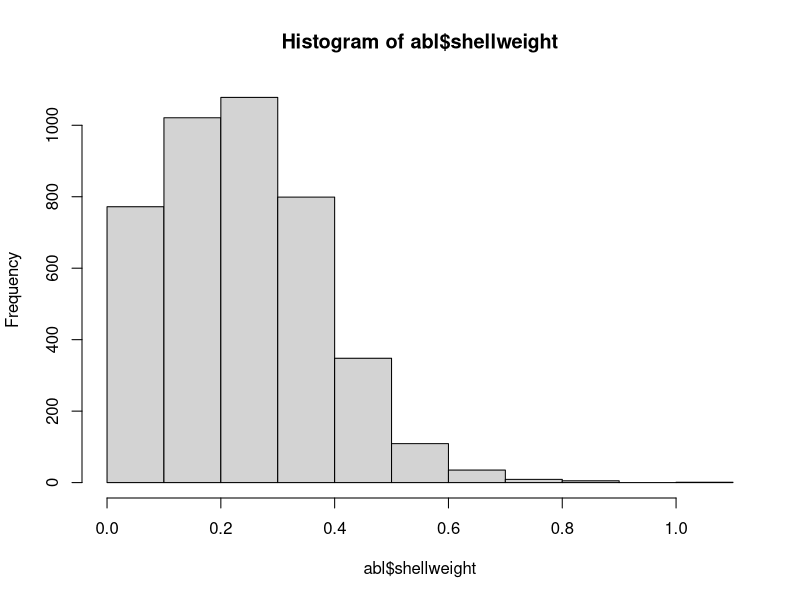
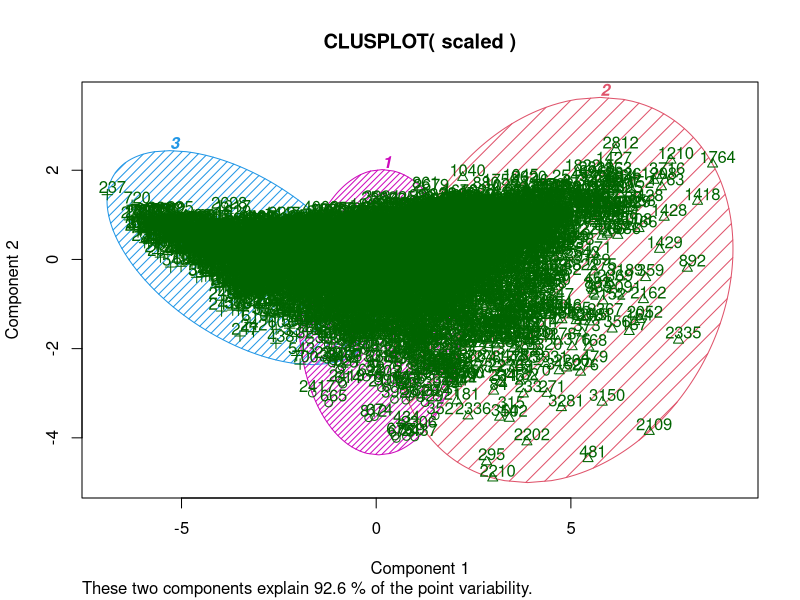
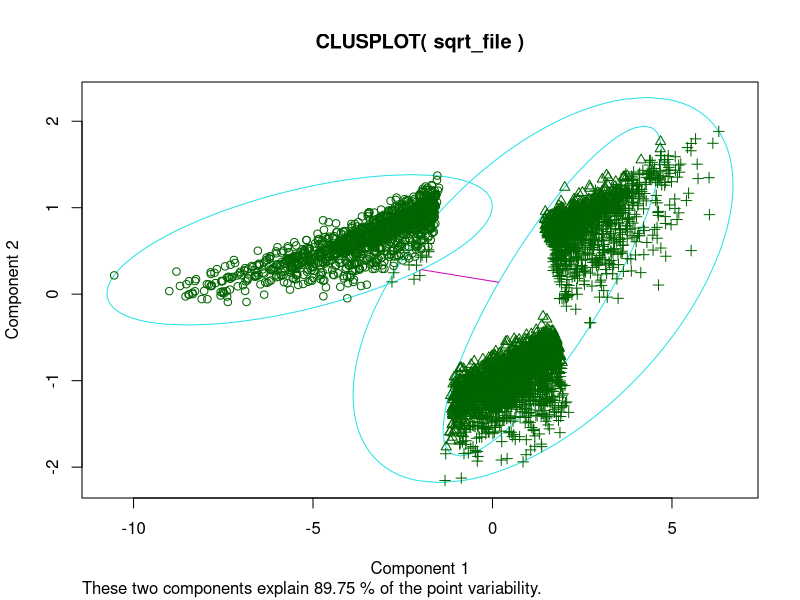
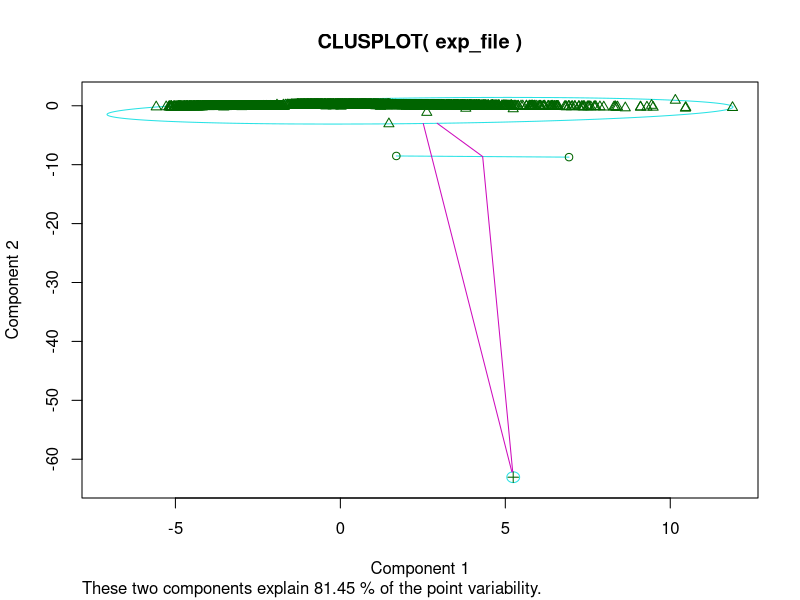
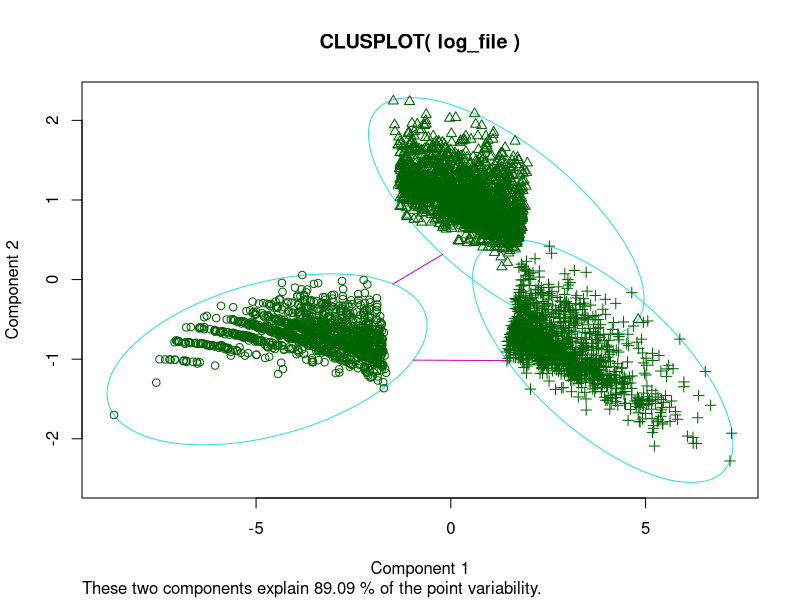
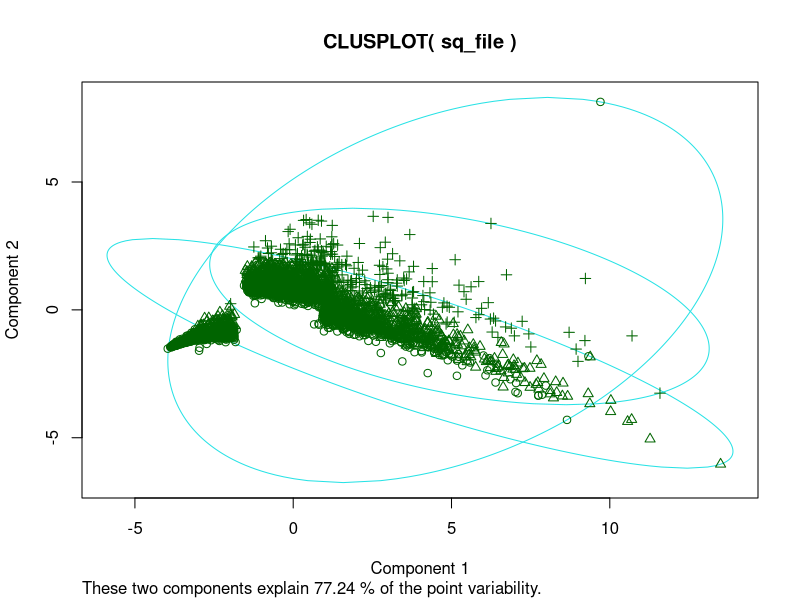

The R script that drew these images, in order:
## ---- chunk 1
abl <- read.csv("abalonedata.csv", stringsAsFactors = FALSE)
## ---- chunk 2
str(abl)

## ---- chunk 3
abl[abl==""] <- NA
abl <- na.omit(abl)
## ---- chunk 4
colnames(abl) <- c('length', 'diameter', 'height', 'wholeWwight',     'shuckedweight','visceraWeight', 'shellweight', 'rings')
## ---- chunk 5
summary(abl)
## ---- chunk 6
sapply(abl, class)
## ---- chunk 7
modelFit <- lm(rings ~ ., data = abl) 
modelFit2 <- lm(rings ~ shellweight, data = abl) 
anova(modelFit, modelFit2, test="Chisq")
summary(modelFit)
## ---- chunk 8
hist(abl$shellweight)
## ---- chunk 9
Rings_a <- abl[1:4000,]
Rings_b <- as.data.frame(lapply(Rings_a, scale))
print("Seed is set to generate random numbers in a sequence.")
set.seed(2345)
Rings_cluster <- kmeans(Rings_a,4)
## ---- chunk 10
# look at the size of the clusters
Rings_cluster$size

# look at the cluster centers
Rings_cluster$centers
## ---- chunk 11
scaled=scale(abl)
k_cluster=kmeans(scaled,3)
k_cluster


library("cluster")
clusplot(scaled, k_cluster$cluster, color=TRUE, shade=TRUE, 
  	labels=2, lines=0)

## ---- chunk 12
abl$cluster <- k_cluster$cluster
abl$cluster
## ---- chunk 13
# look at the first three records
abl[1:5, c("length", "diameter", "height")]

# mean shellweight by cluster
aggregate(data = abl, shellweight ~ cluster, mean)

# mean number of rings by cluster
aggregate(data = abl, rings ~ cluster, mean)
## ---- chunk 14
sqrt_file <- abl**0.5
km <- kmeans(sqrt_file, centers=3, nstart=20)
clusplot(sqrt_file, km$cluster)

exp_file <- exp(abl)
km <- kmeans(exp_file, centers=3, nstart=20)
clusplot(exp_file, km$cluster)


log_file <- log10(abl+1)
km <- kmeans(log_file, centers=3, nstart=20)
clusplot(log_file, km$cluster)

sq_file <- abl**2
km <- kmeans(sq_file, centers=3, nstart=20)
clusplot(sq_file, km$cluster)
